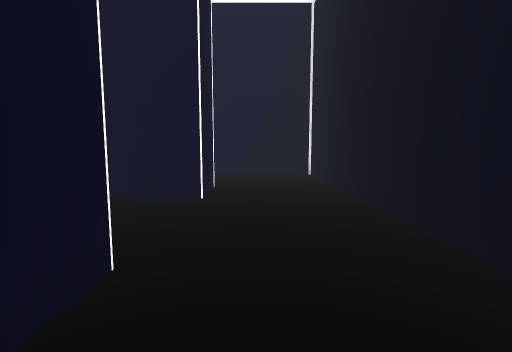
View 1 (above)

24 first-person views from a walk through a scene from a Unity 3-D project. The camera is 1.4 m above the floor, tilts 6° down and sees 85° across. The floor is counted in squares, 2 m on a side. Each view is taken from the middle of a square. On the plan, view 1 faces up. The plan holds only what a view shows up to about 9 squares ahead; the rest is blank. The player character is not drawn.

View 2
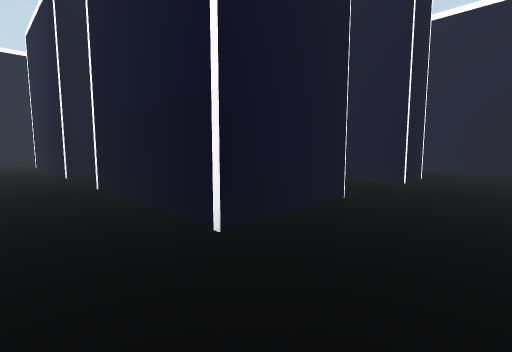

View 3
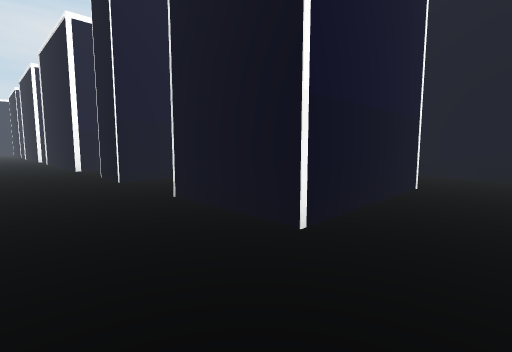

View 4
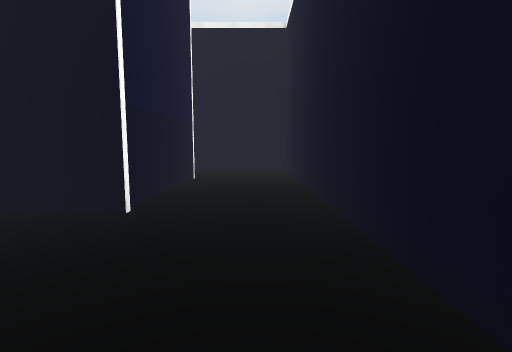

View 5
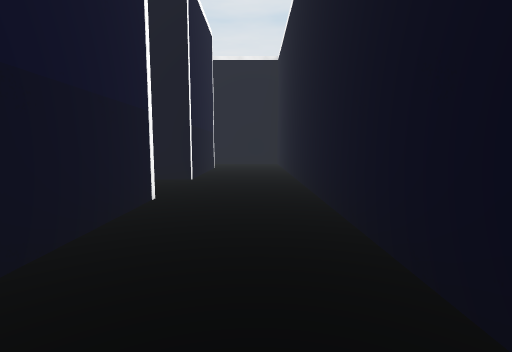

View 6
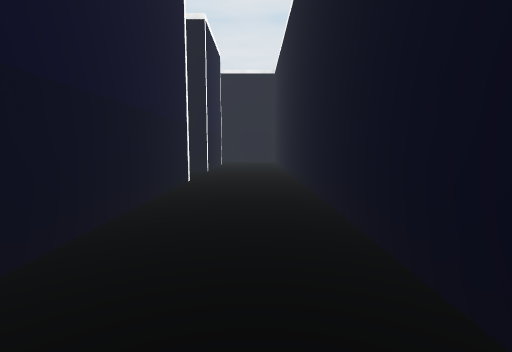

View 7
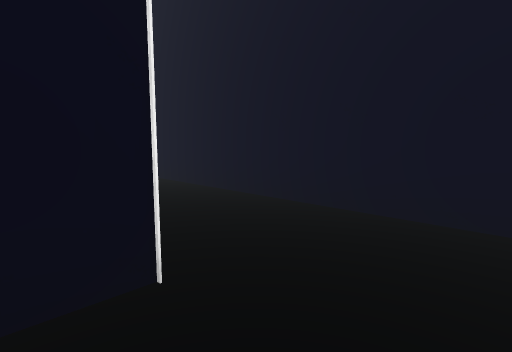

View 8
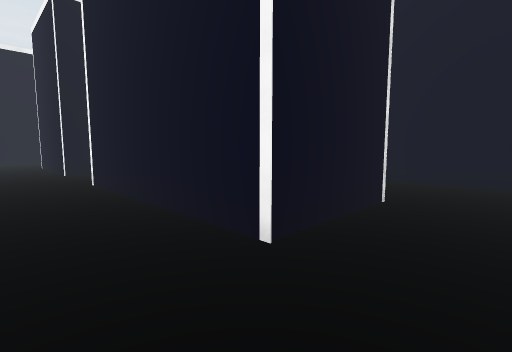

View 9
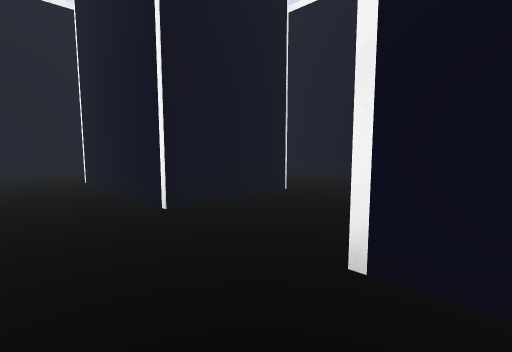

View 10
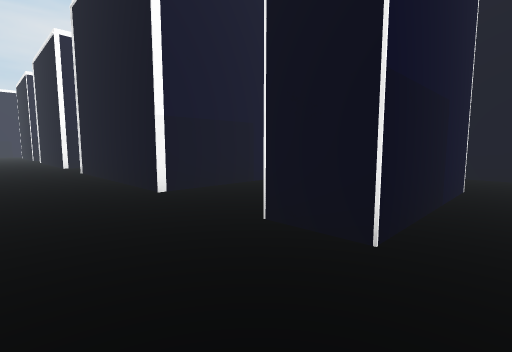

View 11
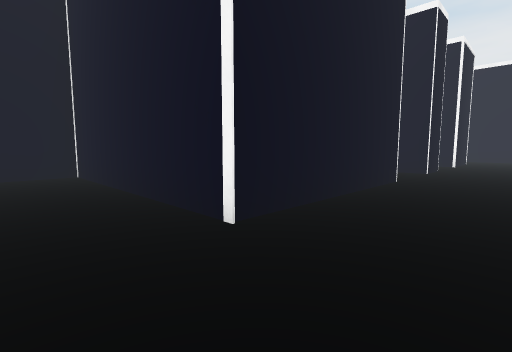

View 12
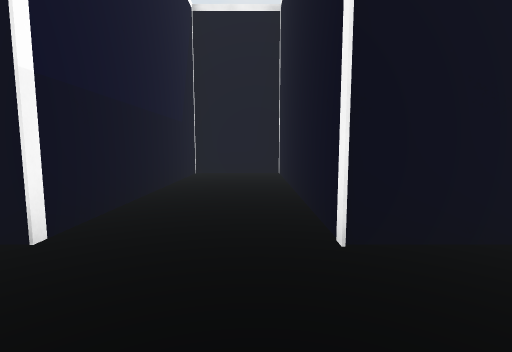

View 13
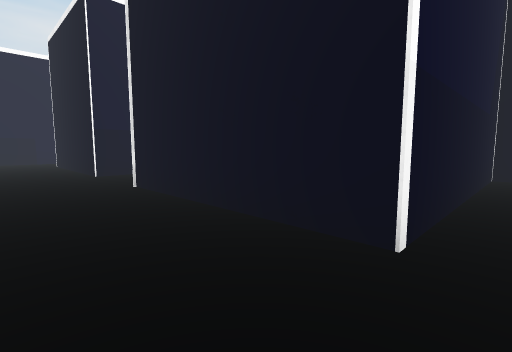

View 14
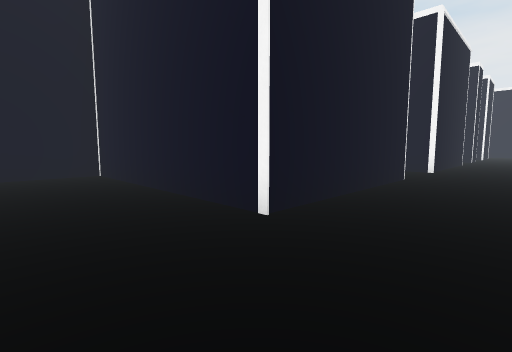

View 15
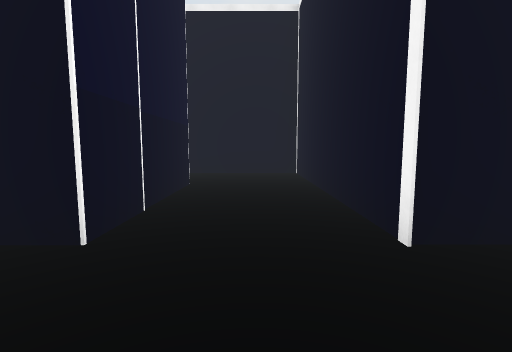

View 16
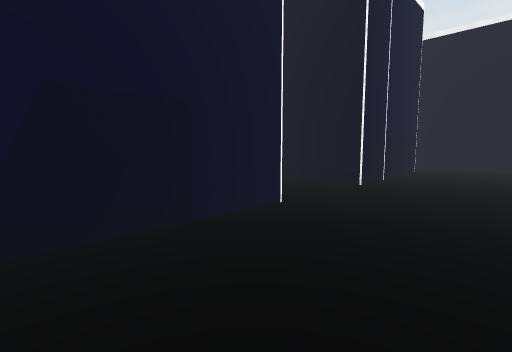

View 17
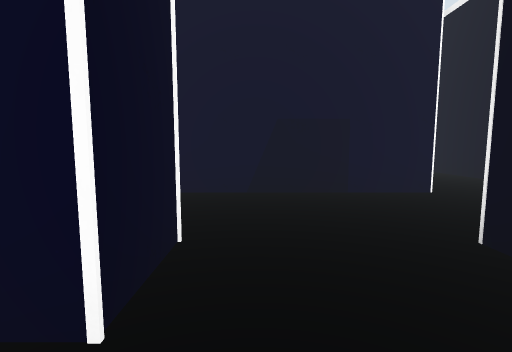

View 18
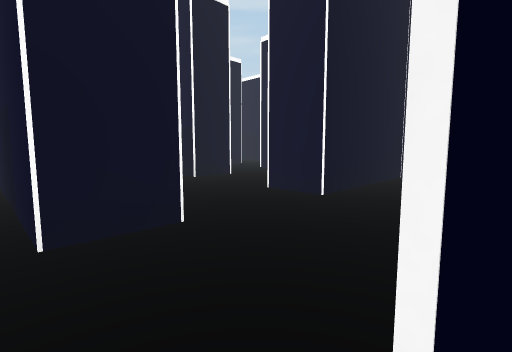

View 19
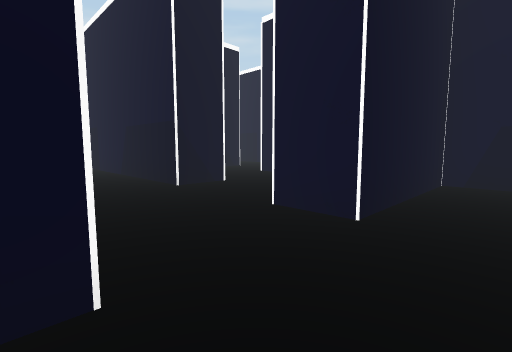

View 20
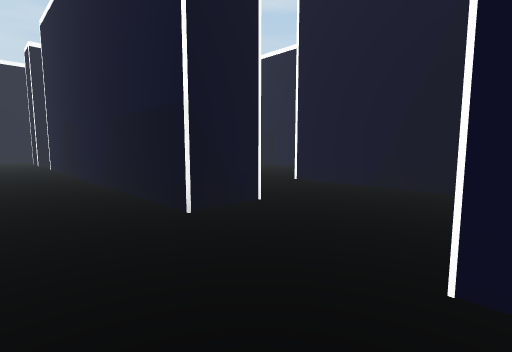

View 21
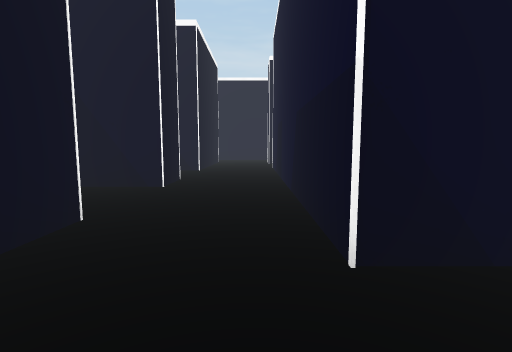

View 22
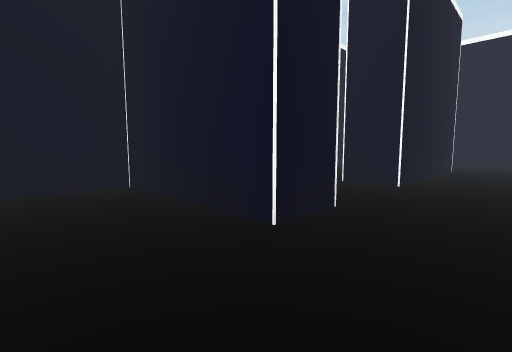

View 23
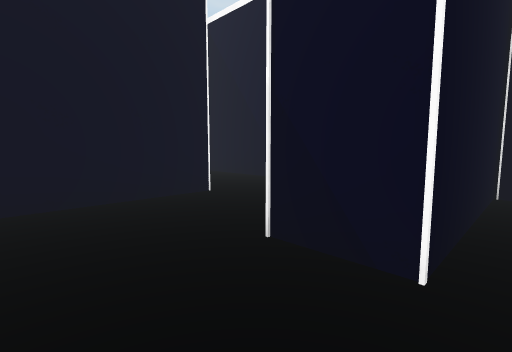

View 24
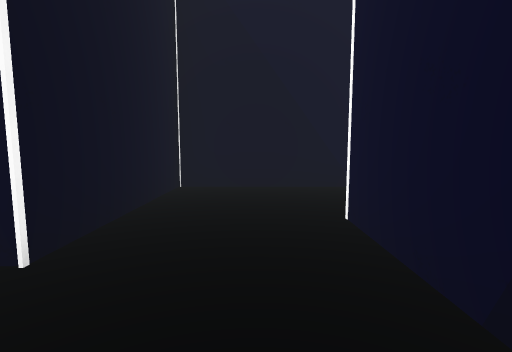

### Floor plan
Ten units are one square. View 1 is at (0, 0); x grows to the right and y downward. Boxes are objects, and circles mark ways between rooms. Rooms are numbered by the first view taken in them; rooms with no view inside come last. Other rooms are left out.
<svg viewBox="-205 -280 224 314">
<path fill="none" stroke="#000" d="M-8 -37 -41 -37M-41 6 -41 -15 -8 -15 -8 6M-63 0 -63 6M14 4 14 -36M-63 6 -107 6M-8 6 -41 6M-120 29 14 29 14 4M-107 6 -107 -15 -94 -15M-94 -15 -62 -15M-63 -202 -103 -202M-96 -181 -96 -169M-8 -202 -41 -202M-8 -49 -8 -37M-41 -37 -41 -48 -32 -48M14 -36 14 -71 -41 -71 -41 -114 14 -114 14 -136 -41 -136 -41 -179 14 -179 14 -209M-96 -169 -100 -169M-63 -214 -63 -202M-41 -202 -41 -239M-63 -235 -72 -235M-96 -213 -81 -213M-108 -213 -96 -213M-96 -235 -125 -235M-96 -246 -96 -235M-78 -269 -94 -269M-140 -213 -129 -213M-162 -213 -162 -202M-125 -235 -164 -235M-94 -269 -108 -269M-129 -266 -129 -246M-134 -246 -96 -246M-164 -235 -174 -235M-196 -213 -162 -213M-129 -213 -129 -179 -111 -179"/>
<circle cx="-55" cy="-5" r="3" fill="#2a7"/>
<circle cx="5" cy="-5" r="3" fill="#2a7"/>
<circle cx="-70" cy="-25" r="3" fill="#2a7"/>
<circle cx="-55" cy="-40" r="3" fill="#2a7"/>
<circle cx="5" cy="-40" r="3" fill="#2a7"/>
<circle cx="-115" cy="-5" r="3" fill="#2a7"/>
<circle cx="-100" cy="-25" r="3" fill="#2a7"/>
<circle cx="-85" cy="-170" r="3" fill="#2a7"/>
<circle cx="-55" cy="-210" r="3" fill="#2a7"/>
<circle cx="-100" cy="-195" r="3" fill="#2a7"/>
<circle cx="-70" cy="-225" r="3" fill="#2a7"/>
<circle cx="-100" cy="-225" r="3" fill="#2a7"/>
<circle cx="-85" cy="-240" r="3" fill="#2a7"/>
<circle cx="-135" cy="-225" r="3" fill="#2a7"/>
<circle cx="-115" cy="-210" r="3" fill="#2a7"/>
<circle cx="-100" cy="-255" r="3" fill="#2a7"/>
<circle cx="-170" cy="-225" r="3" fill="#2a7"/>
<text x="-30" y="-20">1</text>
<text x="-60" y="10">2</text>
<text x="-110" y="-20">3</text>
<text x="-80" y="-30">4</text>
<text x="-40" y="-130">5</text>
<text x="-140" y="-150">6</text>
<text x="-60" y="-220">7</text>
<text x="-80" y="-230">8</text>
<text x="-110" y="-220">9</text>
<text x="-90" y="-250">10</text>
<text x="-150" y="-220">11</text>
<text x="-110" y="-260">12</text>
<text x="-180" y="-230">13</text>
<text x="-110" y="-200">14</text>
</svg>
Room 1 opens to room 2. Room 1 opens to room 4. Room 1 opens to room 5. Room 2 opens to room 3. Room 3 opens to room 4. Room 5 opens to room 6. Room 5 opens to room 7. Room 5 opens to room 14. Room 7 opens to room 8. Room 8 opens to room 9. Room 8 opens to room 10. Room 9 opens to room 11. Room 9 opens to room 14. Room 10 opens to room 12. Room 11 opens to room 13.

Where each view was taken, in squares from view 1:
view 1: 0 up, 0 right, facing up
view 2: 2 down, 1 right, facing up-left
view 3: 2 down, 6 left, facing up-right
view 4: 2 down, 7 left, facing right
view 5: 2 down, 10 left, facing right
view 6: 2 down, 12 left, facing right
view 7: 0 up, 12 left, facing down-right
view 8: 3 up, 12 left, facing down-right
view 9: 3 up, 7 left, facing down-right
view 10: 3 up, 6 left, facing up-right
view 11: 13 up, 6 left, facing down-right
view 12: 12 up, 6 left, facing right
view 13: 13 up, 6 left, facing up-right
view 14: 20 up, 6 left, facing down-right
view 15: 19 up, 6 left, facing right
view 16: 18 up, 9 left, facing up-right
view 17: 16 up, 9 left, facing up
view 18: 20 up, 4 left, facing up-left
view 19: 21 up, 5 left, facing up-left
view 20: 22 up, 7 left, facing up-left
view 21: 23 up, 8 left, facing left
view 22: 23 up, 11 left, facing down-left
view 23: 25 up, 8 left, facing down-left
view 24: 26 up, 8 left, facing left
